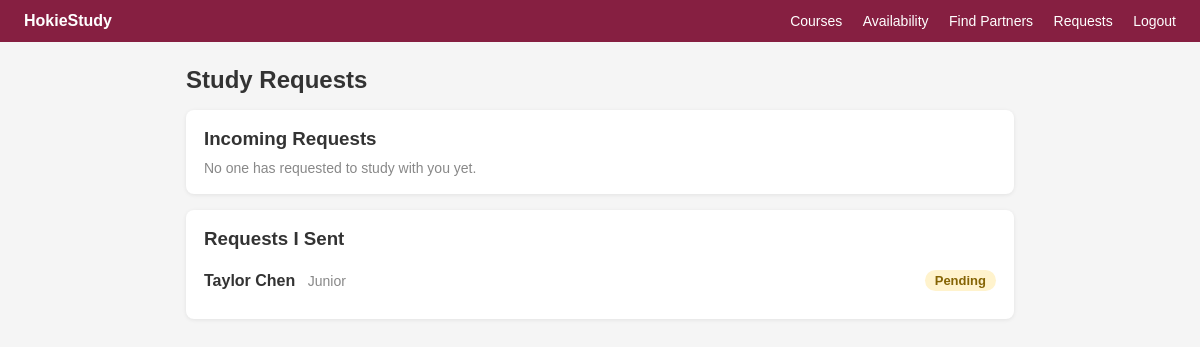
The app's page /requests (signed in), older data.
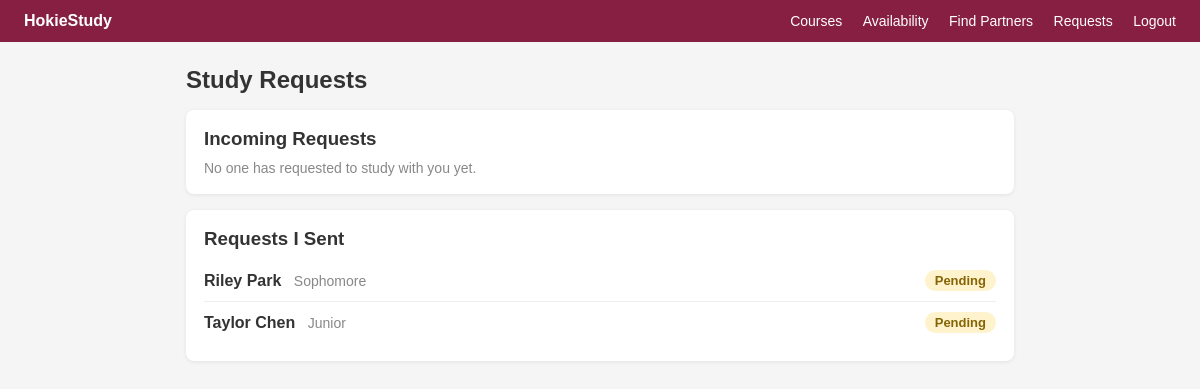
The same page, newer data.
### tables this page shows
CREATE TABLE study_requests (id INTEGER PRIMARY KEY, from_uid INTEGER, to_uid INTEGER, status TEXT DEFAULT 'pending');

CREATE TABLE users (id INTEGER PRIMARY KEY, name TEXT, email TEXT UNIQUE, password TEXT, year TEXT);

### app.py (the view)
@app.route('/requests')
@login_required
def requests_page():
    c = db()
    incoming = c.execute('''SELECT r.id, r.status, u.name, u.year FROM study_requests r
                            JOIN users u ON r.from_uid=u.id WHERE r.to_uid=? ORDER BY r.id DESC''', (session['uid'],)).fetchall()
    sent = c.execute('''SELECT r.id, r.status, u.name, u.year FROM study_requests r
                        JOIN users u ON r.to_uid=u.id WHERE r.from_uid=? ORDER BY r.id DESC''', (session['uid'],)).fetchall()
    c.close()
    return render_template('requests.html', incoming=incoming, sent=sent)

### app.py (called while the page is built)
def db():
    conn = sqlite3.connect(DB)
    conn.row_factory = sqlite3.Row  # so we can access columns by name instead of index
    return conn

def login_required(f):
    @wraps(f)
    def wrapped(*args, **kwargs):
        if 'uid' not in session: return redirect(url_for('login'))
        return f(*args, **kwargs)
    return wrapped

### templates/requests.html
{% extends "base.html" %}
{% block content %}
<h2>Study Requests</h2>
<div class="card">
  <h3>Incoming Requests {% if incoming|selectattr('status','equalto','pending')|list|length > 0 %}<span class="badge">{{ incoming|selectattr('status','equalto','pending')|list|length }}</span>{% endif %}</h3>
  {% if incoming %}
    {% for r in incoming %}
    <div class="request-row">
      <div>
        <strong>{{ r.name }}</strong>
        <span class="gray" style="margin-left:8px">{{ r.year or 'VT Student' }}</span>
      </div>
      <div class="row">
        {% if r.status == 'pending' %}
          <form method="POST" action="/requests/{{ r.id }}/accepted"><button class="sm">Accept</button></form>
          <form method="POST" action="/requests/{{ r.id }}/declined"><button class="sm danger">Decline</button></form>
        {% else %}
          <span class="status-badge {{ r.status }}">{{ r.status.capitalize() }}</span>
        {% endif %}
      </div>
    </div>
    {% endfor %}
  {% else %}
    <p class="gray">No one has requested to study with you yet.</p>
  {% endif %}
</div>
<div class="card">
  <h3>Requests I Sent</h3>
  {% if sent %}
    {% for r in sent %}
    <div class="request-row">
      <div>
        <strong>{{ r.name }}</strong>
        <span class="gray" style="margin-left:8px">{{ r.year or 'VT Student' }}</span>
      </div>
      <span class="status-badge {{ r.status }}">{{ r.status.capitalize() }}</span>
    </div>
    {% endfor %}
  {% else %}
    <p class="gray">You haven't sent any requests yet. <a href="/matches">Find study partners</a></p>
  {% endif %}
</div>
{% endblock %}

Row changes from the older to the newer data that the page shows:
added study_requests: name "Riley Park", year "Sophomore", status "Pending"
